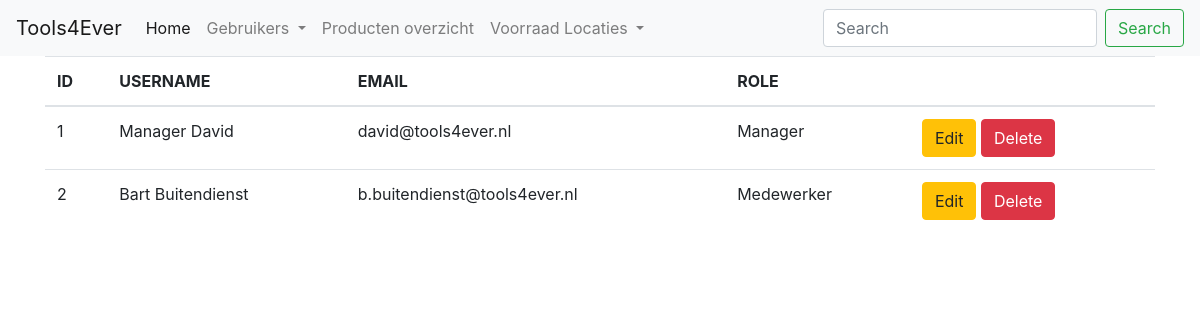
/users_index.php, run on the app's committed database.
### tables this page shows
CREATE TABLE `users` (
  `id` int(11) NOT NULL,
  `firstname` varchar(191) NOT NULL,
  `lastname` varchar(191) NOT NULL,
  `username` varchar(191) NOT NULL,
  `email` varchar(191) NOT NULL,
  `password` varchar(191) NOT NULL,
  `role` int(11) NOT NULL
);

### users_index.php (the view, shortened to what this page needs)
<?php
require 'database.php';
$sql = "SELECT * FROM users";
$statement = $db_conn->prepare($sql);
$statement->execute();
$database_gegevens = $statement->fetchAll(PDO::FETCH_ASSOC);
?>
<?php include 'header.php'; ?>
<div class="container">
    <table class="table">
        <thead>
            <tr>
                <th>ID</th>
                <th>USERNAME</th>
                <th>EMAIL</th>
                <th>ROLE</th>
                <th>&nbsp;</th>
            </tr>
        </thead>
        <tbody>
            <?php foreach ($database_gegevens as $key => $user_row) : ?>
                <tr>
                    <td>
                        <?php echo $user_row['id']; ?>
                    </td>
                    <td>
                        <?php echo $user_row['username']; ?>
                    </td>
                    <td>
                        <?php echo $user_row['email']; ?>
                    </td>
                    <td>
                        <?php
                        $roles = ['', 'Admin', 'Manager', 'Medewerker'];
                        echo $roles[$user_row['role']]; ?>
                    </td>
                    <td>
                        <a class="btn btn-warning" href="users_update.php?user_id=<?php echo $user_row['id']; ?>">Edit</a>
                        <a class="btn btn-danger" href="users_delete.php?user_id=<?php echo $user_row['id']; ?>">Delete</a>
                    </td>
                </tr>
            <?php endforeach ?>
        </tbody>
    </table>
</div>
<?php include 'footer.php'; ?>

### data on the page
users: id "1", username "Manager David", email "david@tools4ever.nl", role "Manager"
users: id "2", username "Bart Buitendienst", email "b.buitendienst@tools4ever.nl", role "Medewerker"
